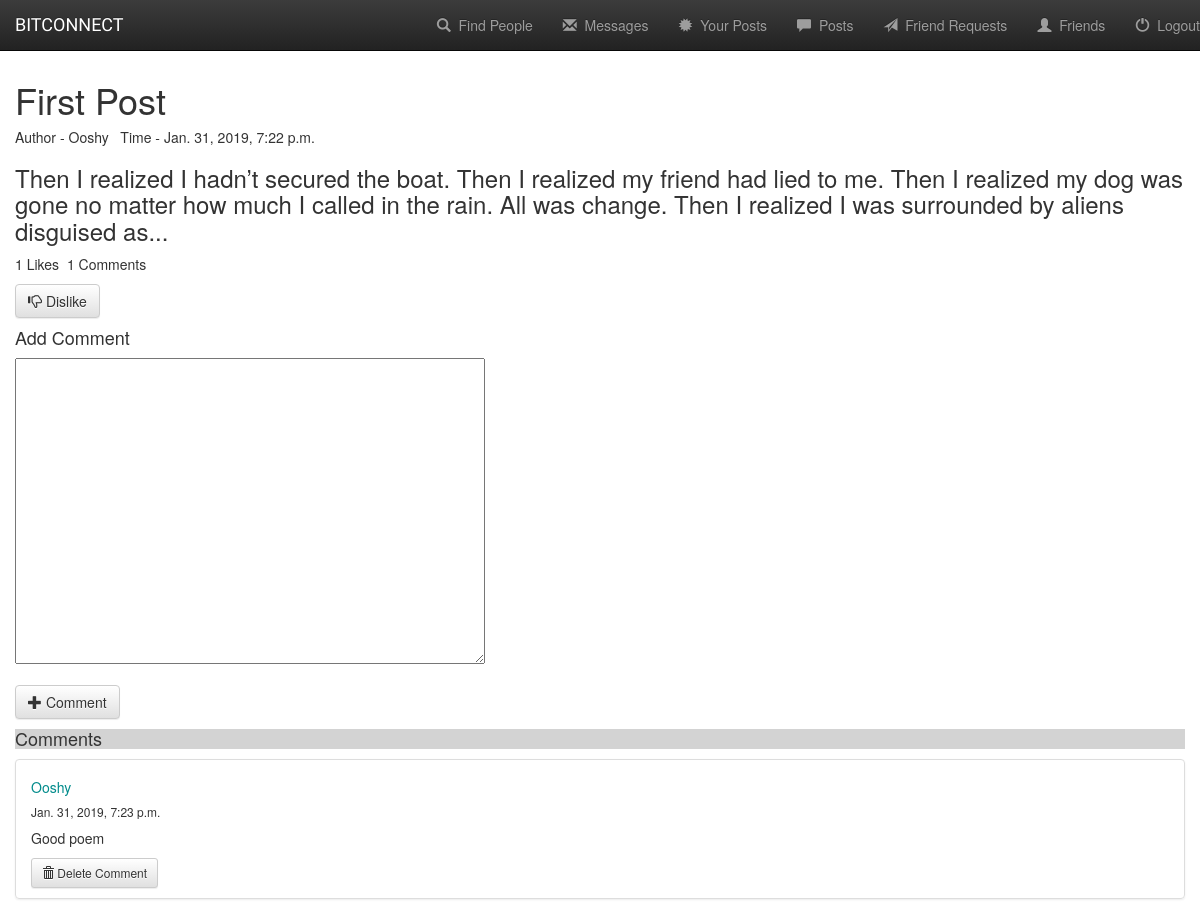
/post/8 (signed in), run on an earlier commit of the app's database.
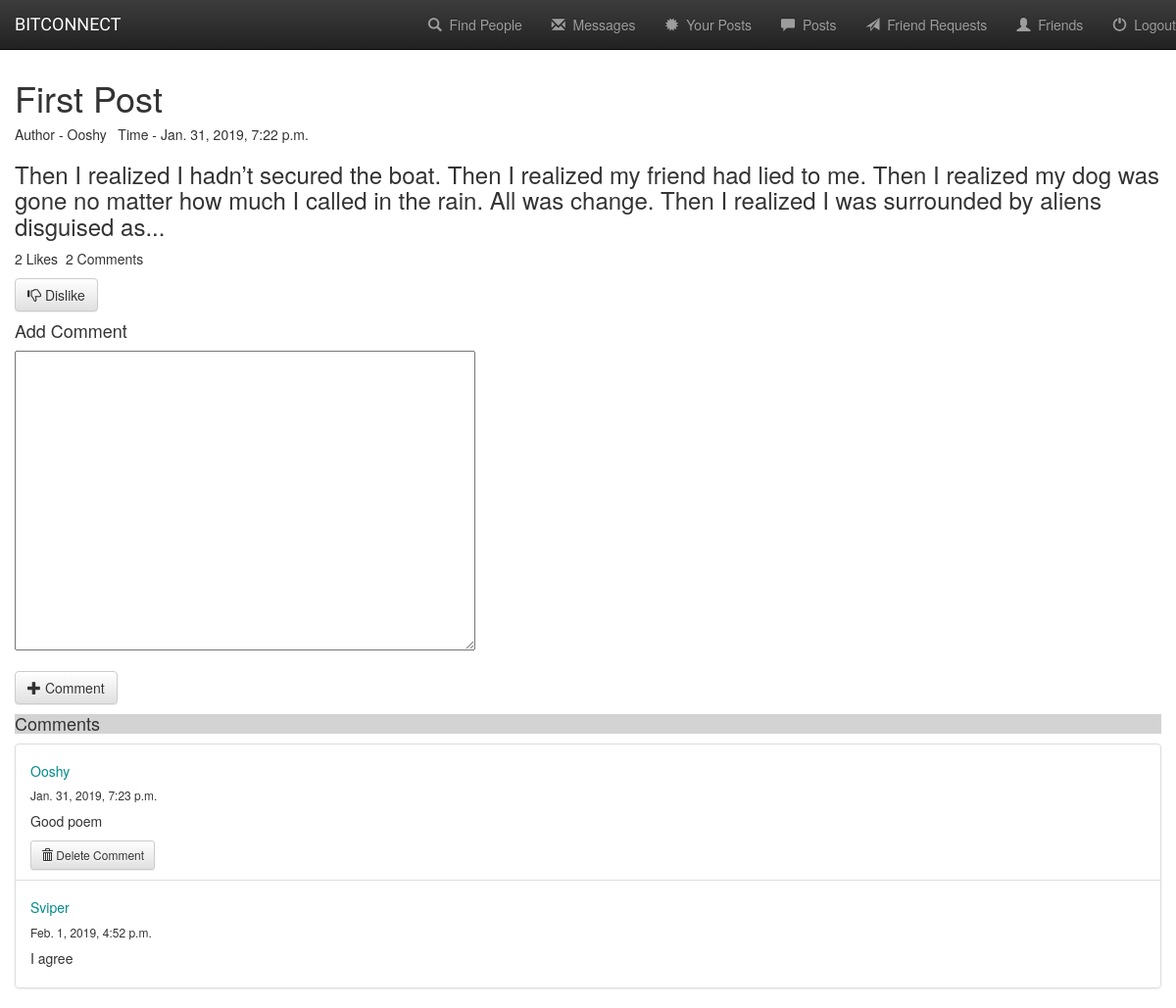
And on a later commit of the database.
### base/models.py (models this page shows, shortened)
class Post(models.Model) :
    time = models.DateTimeField(default = timezone.now)
    author = models.ForeignKey(Member , on_delete=models.CASCADE , related_name='posts')
    title = models.CharField(max_length = 300)
    content = models.TextField()
    liked = models.ManyToManyField(Member , related_name='liked' , symmetrical= False , blank = True)

class Comments(models.Model) :
    time = models.DateTimeField(default = timezone.now)
    post = models.ForeignKey(Post , on_delete=models.CASCADE , related_name='comments')
    author = models.ForeignKey(Member , on_delete=models.CASCADE )
    content = models.TextField()

class Member(models.Model) :
    user = models.OneToOneField(User , on_delete=models.CASCADE)
    username = models.CharField(max_length=200)
    first_name = models.CharField(max_length=200)
    last_name = models.CharField(max_length=200)
    email = models.EmailField()
    birth_date = models.DateField()
    phone = models.CharField(max_length=20)
    gender = models.IntegerField()
    friends = models.ManyToManyField("self" , related_name='friends' , symmetrical=True , blank = True)
    friend_requests = models.ManyToManyField("self" , related_name = 'sent_requests' , symmetrical = False , blank = True)

### base/views.py (the view)
# urls.py: url(r'^post/(?P<post_id>[0-9]+)$' , views.postdetail , name = 'postdetail' ) ,
@login_required(login_url='/')
def postdetail (request , post_id) :
    post = Post.objects.get(pk = post_id)
    user = request.user
    current_member = Member.objects.get(user = user)
    if request.method == 'POST' :
        form = CreateCommentForm(request.POST)
        comment = form.save(commit = False)
        comment.author = current_member
        comment.time = timezone.now()
        comment.post = post
        comment.save()
        return redirect('postdetail' , post_id = post.id)
    else :
        form = CreateCommentForm()
        context = {
            'post' : post ,
            'current_member' : current_member ,
            'form' : form ,
        }
        return render(request , 'base/postdetail.html' , context)

### base/forms.py
class CreateCommentForm(forms.ModelForm) :
    class Meta :
        model = Comments
        fields = ['content']

### base/templates/base/postdetail.html (shortened to what the changed rows need)
{% load staticfiles%}
<!DOCTYPE html>
<html>
    <head>
        <link rel="stylesheet" href="https://maxcdn.bootstrapcdn.com/bootstrap/3.3.7/css/bootstrap.min.css">
        <link rel="stylesheet" href="https://maxcdn.bootstrapcdn.com/bootstrap/3.3.7/css/bootstrap-theme.min.css">
        <link rel="stylesheet" type="text/css" href="{% static 'base/style.css' %}">
    </head>
    <body>
        <br>
        <br>
        <br>
        <div class="container-fluid">
            <h1>{{post.title}}</h1>
            <h5>Author - {{post.author.username}} &nbsp; Time - {{post.time}}</h5>
            <h3>{{post.content}}</h3>
            <p>{{post.liked.count}} Likes &nbsp;{{post.comments.count}} Comments</p>
            {% if current_member not in post.liked.all %}
            <a class="btn btn-default bg-fade" href="{% url 'pplike' post.id%}">
                <span class="glyphicon glyphicon-thumbs-up"></span>&nbsp;Like
            </a>
            {% else %}
            <a class="btn btn-default bg-fade" href="{% url 'ppdislike' post.id%}">
                <span class="glyphicon glyphicon-thumbs-down"></span>&nbsp;Dislike
            </a>
            {%endif%}
            <h4>Add Comment</h4>
            <form method="POST">
                {% for field in form %}
                    <div class="form-group">
                        <div style="font-size: 1.5em;">{{field}}</div>
                    </div>
                {%endfor%}
                <button type="submit" class="btn btn-default">
                </button>
            </form>
            <h4 style = "background-color: lightgray">Comments</h4>
            <ul class = "list-group">
                {% for comment in post.comments.all%}
                    <li class = "list-group-item">
                        <h5 style="color:darkcyan">{{comment.author.username}}</h5>
                        <h6>{{comment.time}}</h6>
                        <p>{{comment.content}}</p>
                        {% if comment.author == current_member %}
                        <a class="btn btn-default btn-sm bg-fade" href="{% url 'deletecomment' comment.id%}">
                            <span class="glyphicon glyphicon-trash"></span>&nbsp;Delete Comment
                        </a>
                        {% endif %}
                    </li>
                {% endfor %}
            </ul>
        </div>
    </body>
</html>

What changed in the data, as far as the page shows it:
computed for Post "First Post": liked.count "1" → "2"; comments.count "1" → "2"
added Comments: author.username "Sviper", time "Feb. 1, 2019, 4:52 p.m.", content "I agree"
